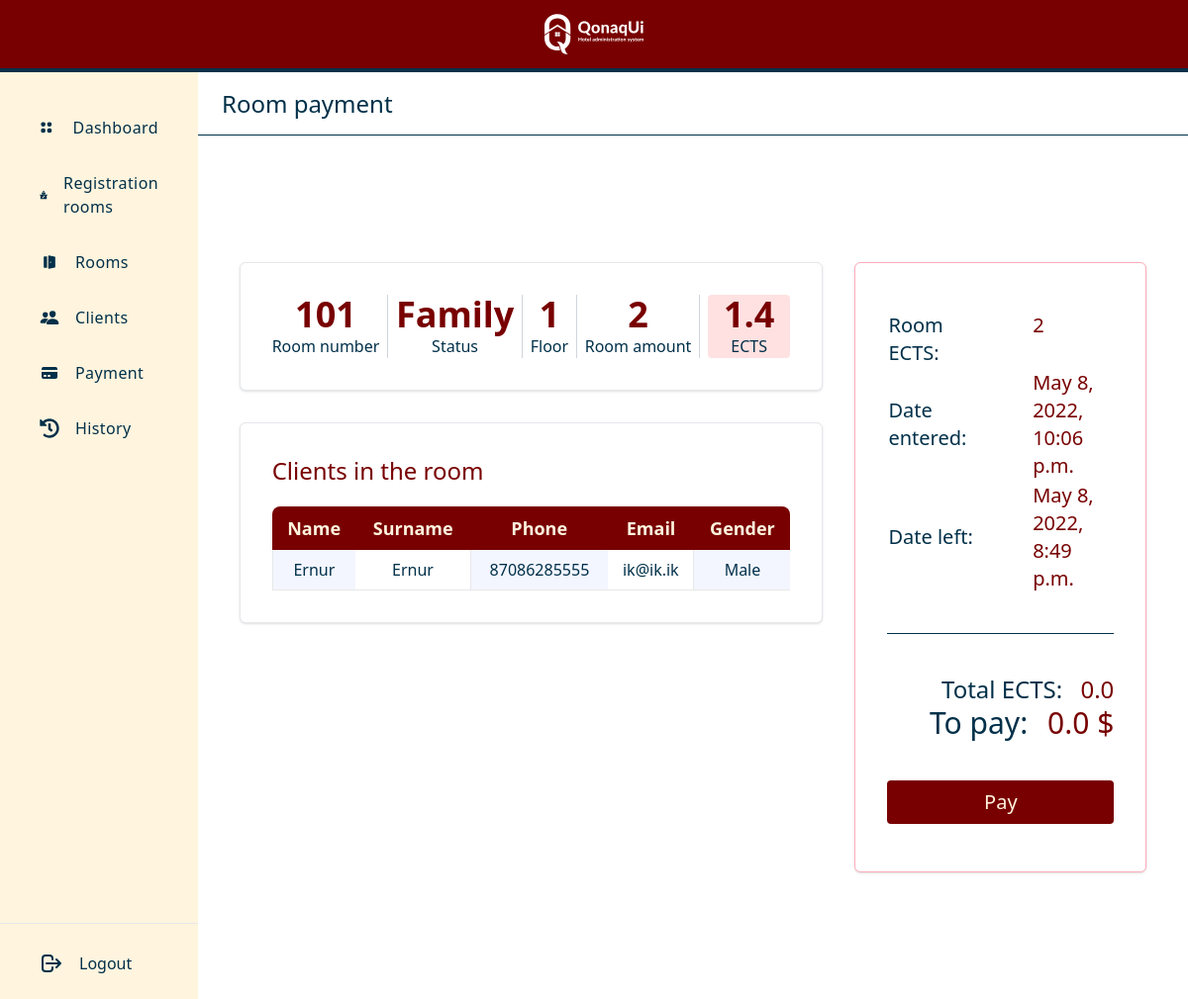
Page /payment/room/10 on the committed database.
### main/models.py (models this page shows, shortened)
class Room(models.Model):
    room_number = models.IntegerField()
    floor = models.IntegerField()
    status = models.CharField(max_length=1)
    room_class = models.ForeignKey(RoomClass, on_delete=models.SET_NULL, blank=True, null=True)
    room_amount = models.IntegerField()
    ects = models.DecimalField(max_digits=19, decimal_places=1)

class RoomClass(models.Model):
    class_name = models.CharField(max_length=50)
    cost = models.DecimalField(max_digits=19, decimal_places=2)
    def __str__(self):
        return self.class_name

class Client(models.Model):
    first_name = models.CharField(max_length=50)
    last_name = models.CharField(max_length=50)
    phone = models.CharField(max_length=20)
    email = models.CharField(max_length=50)
    genders = [('Male', 'Male'),
               ('Female', 'Female')]
    gender = models.CharField(choices=genders, max_length=10)
    room = models.ForeignKey(Room, on_delete=models.SET_NULL, blank=True, null=True)
    registration = models.ForeignKey(Registeration, on_delete=models.SET_NULL, blank=True, null=True)

class Registeration(models.Model):
    room = models.ForeignKey(Room, on_delete=models.CASCADE)
    date_entered = models.DateTimeField(auto_now_add=True)

### main/views.py (the view)
# urls.py: path('payment/room/<int:pk>', payment_room, name='payment_room'),
def payment_room(request, pk):
    registration = Registeration.objects.get(room=pk)
    room = Room.objects.get(pk=pk)
    clients = Client.objects.filter(room=pk)
    entered_datetime =  registration.date_entered
    current_datetime = datetime.now()
    days = int(current_datetime.strftime("%d")) - int(entered_datetime.strftime("%d"))
    total_ects = room.ects * days
    total_price = total_ects * ects_price
    context = {
        'current_datetime': current_datetime,
        'entered_datetime': entered_datetime,
        'total_ects': total_ects,
        'total_price': total_price,
        'registration': registration,
        'room': room,
        'clients': clients
    }
    return render(request, 'main/payment_room.html', context=context)

### main/context_processors.py (called while the page is built)
def message_processor(request):
    url_name = resolve(request.path_info).url_name
    if url_name == 'dashboard':
        num = 1
    elif url_name == 'registration':
        num = 2
    elif url_name == 'registration_room':
        num = 2
    elif url_name == 'rooms':
        num = 3
    elif url_name == 'room_page':
        num = 3
    elif url_name == 'clients':
        num = 4
    elif url_name == 'payment':
        num = 5
    elif url_name == 'history':
        num = 6
    else:
        num = 0
    return {
        'page_num' : num
    }

### main/templates/main/payment_room.html (shortened to what this page needs)
{% extends 'main/base.html' %}
{% block body %}
    <div class="w-10/12">
        <div class="h-16 border-b border-kok-900 flex align-center">
            <div class="px-6 flex items-center justify-between space-x-4 2xl:container">
                <h5 hidden class="text-2xl text-kok-900 font-medium lg:block">Room payment</h5>
            </div>
        </div>
        <div class="w-11/12  my-32 mx-auto">
            <div class="flex w-full">
                <div class="mr-4 w-4/6 ">
                    <div class=" flex justify-between items-center rounded-md px-8 py-8 min-h-min border border-gray-200 bg-white shadow">
                        <p class="text-kok-900 font-medium flex flex-col items-center"><span class="text-kyzyl-900 font-bold text-4xl">{{ room.room_number }}</span> Room number</p>
                        <p class="text-kok-900 font-medium flex flex-col items-center"><span class="text-kyzyl-900 font-bold text-4xl">{{ room.room_class }}</span> Status</p>
                        <p class="text-kok-900 font-medium flex flex-col items-center"><span class="text-kyzyl-900 font-bold text-4xl">{{ room.floor }}</span> Floor</p>
                        <p class="text-kok-900 font-medium flex flex-col items-center"><span class="text-kyzyl-900 font-bold text-4xl">{{ room.room_amount }}</span>Room amount</p>
                        <p class="text-kok-900 font-medium flex flex-col items-center px-4 bg-kyzyl-100 rounded "><span class="text-kyzyl-900 font-bold text-4xl">{{ room.ects }}</span>ECTS</p>
                    </div>
                    <div class="mt-8 px-8 py-8 rounded-md border border-gray-200 bg-white shadow">
                        <p class="text-kyzyl-900 font-medium text-2xl">Clients in the room</p>
                        <div class="mt-5 w-full">
                            <table class="table-auto w-full">
                            <thead>
                                <tr class="bg-kyzyl-900 text-center text-bezh">
                                    <th class="rounded-tl-lg text-lg py-2 px-2 text-bezh  border-l border-transparent">
                                        Name
                                    </th>
                                    <th class="text-lg py-2 px-2 border-l border-transparent">
                                        Surname
                                    </th>
                                    <th class="text-lg py-2 px-2 border-l border-transparent">
                                        Phone
                                    </th>
                                    <th class="text-lg py-2 px-2 border-l border-transparent">
                                        Email
                                    </th>
                                    <th class="rounded-tr-lg text-lg py-2 px-2 border-l border-transparent">
                                        Gender
                                    </th>
                            </thead>
                            <tbody>
                            {% for client in clients %}
                                <tr>
                                    <td class="text-center text-kok-900 font-medium text-base py-2 px-2 bg-[#F3F6FF] border-b border-l border-[#E8E8E8]">
                                        {{ client.first_name }}
                                    </td>
                                    <td class="text-center text-kok-900 font-medium text-base py-2 px-2 bg-white border-b border-[#E8E8E8]">
                                        {{ client.last_name }}
                                    </td>
                                    <td class="text-center text-kok-900 font-medium text-base py-2 px-2 bg-[#F3F6FF] border-b border-l border-[#E8E8E8]">
                                        {{ client.phone }}
                                    </td>
                                    <td class="text-center text-kok-900 font-medium text-base py-2 px-2 bg-white border-b border-[#E8E8E8]">
                                        {{ client.email }}
                                    </td>
                                    <td class="text-center text-kok-900 font-medium text-base py-2 px-2 bg-[#F3F6FF] border-b border-l border-[#E8E8E8]">
                                        {{ client.gender }}
                                    </td>
                                </tr>
                            {% endfor %}
                            </tbody>
                            </table>
                        </div>
                    </div>
                </div>
                <div class="ml-4 w-2/6 ">
                    <div class="px-8 py-12 rounded-md border border-kyzyl-200 bg-white shadow">
                        <table class="table-auto text-xl">
                            <tbody>
                                <tr>
                                    <td class="text-kok-900">
                                        Room ECTS:
                                    </td>
                                    <td class="text-kyzyl-900 font-medium block ml-14">
                                        2
                                    </td>
                                </tr>
                                <tr>
                                    <td class="text-kok-900">
                                        Date entered:
                                    </td>
                                    <td class="text-kyzyl-900 font-medium block ml-14">
                                        {{ entered_datetime }}
                                    </td>
                                </tr>
                                <tr>
                                    <td class="text-kok-900">
                                        Date left:
                                    </td>
                                    <td class="text-kyzyl-900 font-medium block ml-14">
                                        {{ current_datetime }}
                                    </td>
                                </tr>
                            </tbody>
                        </table>
                        <div class="w-full h-0 my-10 border-b border-kok-900"></div>
                        <p class="text-2xl text-kok-900 text-right">Total ECTS: <span class="text-kyzyl-900 ml-3 font-medium">{{ total_ects }}</span></p>
                        <p class="text-3xl text-kok-900 text-right">To pay: <span class="text-kyzyl-900 ml-3 font-medium">{{ total_price }} $</span></p>
                        <a href="{% url 'pay' registration.pk %}" class="bg-kyzyl-900 text-bezh font-medium text-xl mt-10 px-3 py-2 rounded flex items-center justify-center hover:bg-kok-900">
                          <span>Pay</span>
                       </a>
                    </div>
                </div>
            </div>
        </div>
    </div>
{% endblock %}

### rows in the picture
Room: room_number "101", room_class "Family", floor "1", room_amount "2", ects "1.4"
Client: first_name "Ernur", last_name "Ernur", phone "87086285555", email "ik@ik.ik", gender "Male"
Registeration: date_entered "May 8, 2022, 10:06 p.m."
